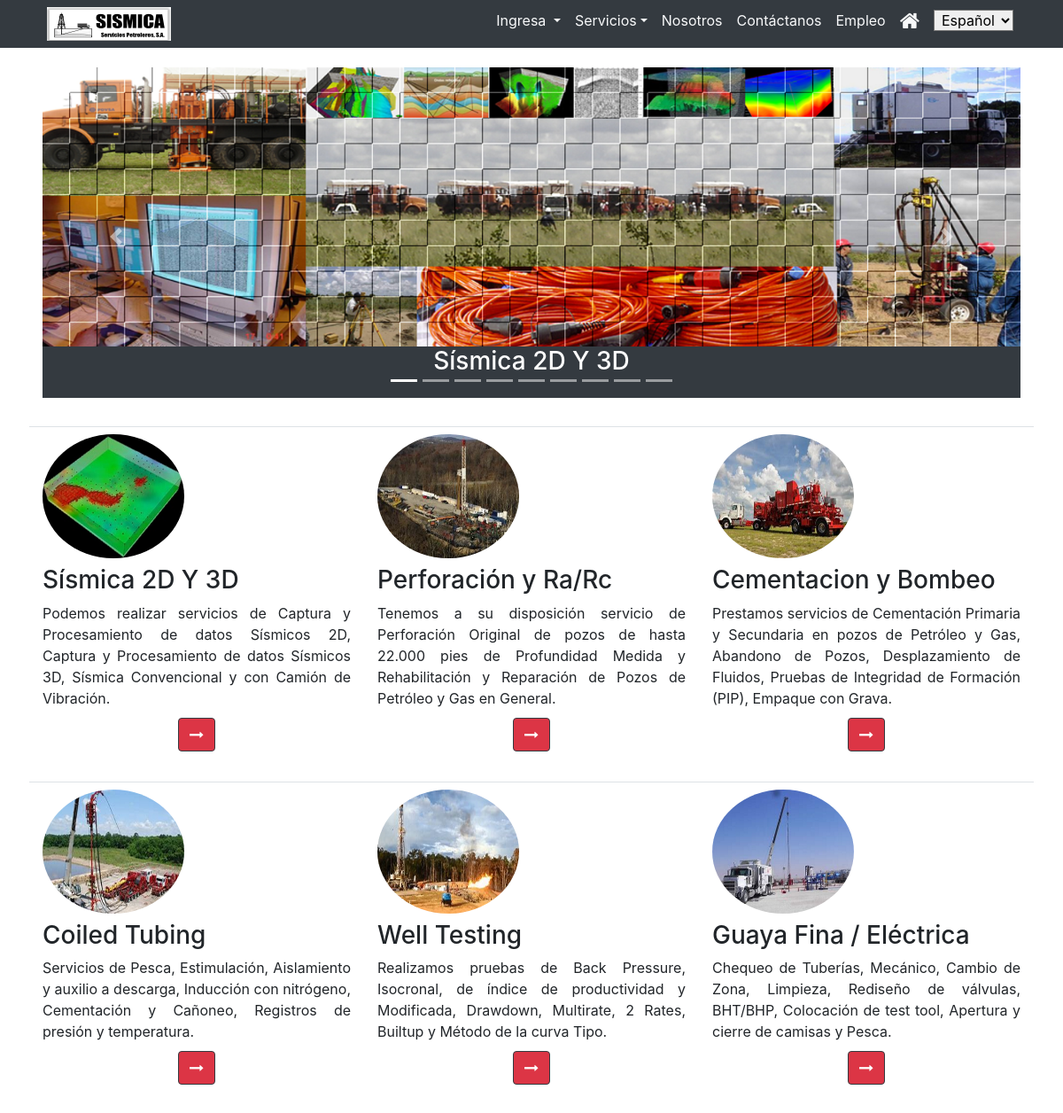
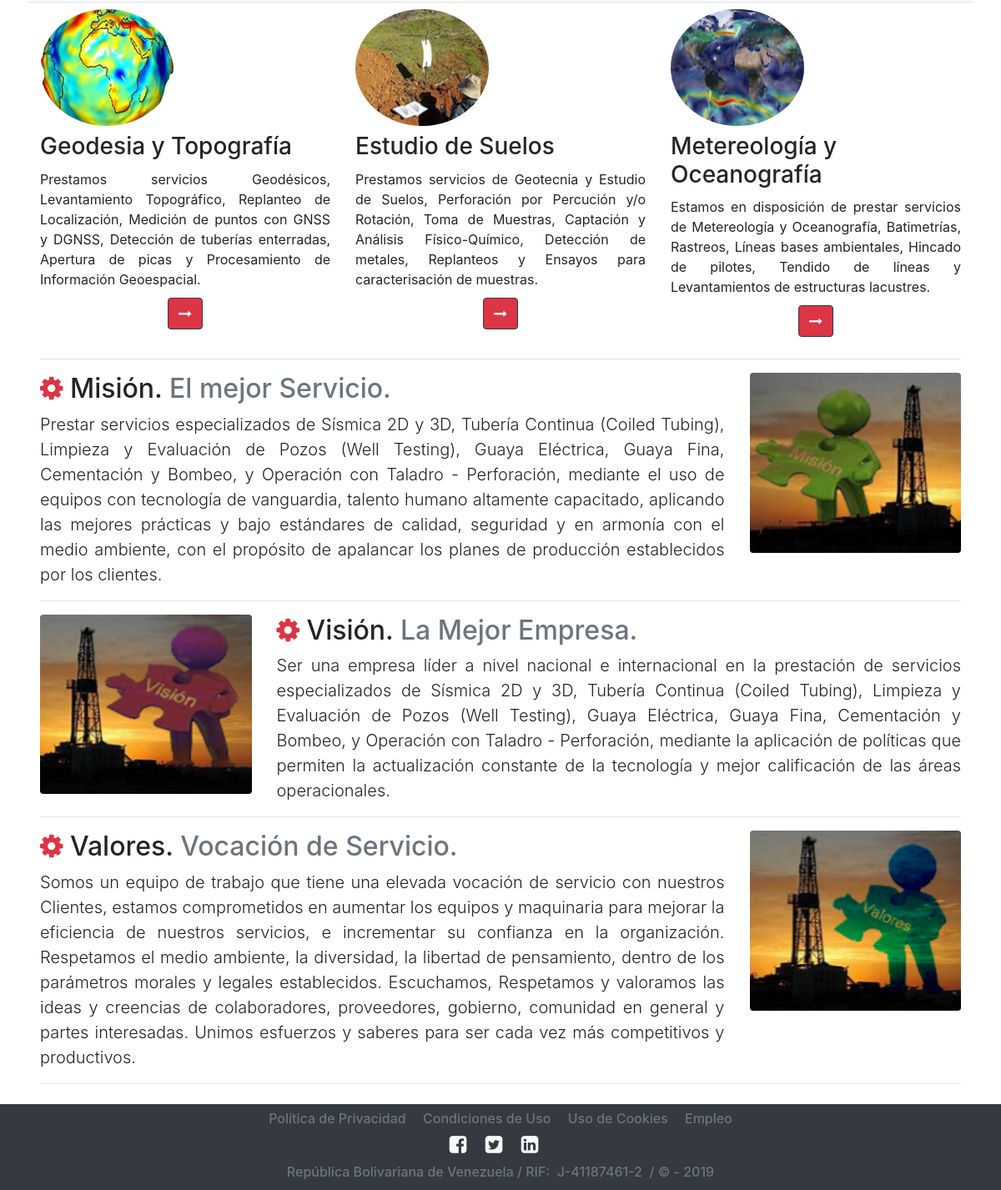
The page / on the database its author committed (2 pictures, top to bottom).
### tables this page shows
CREATE TABLE `portada` (
  `ID` int(11) NOT NULL,
  `IDIOMA` varchar(30) NOT NULL,
  `TIPO` varchar(100) NOT NULL,
  `NOMBRE` text NOT NULL,
  `DESCRIPCION` text NOT NULL,
  `FOTO` varchar(200) NOT NULL,
  `DESCRIPCION_CORTA` text NOT NULL,
  `FOTO_CARRUSEL` varchar(200) NOT NULL
);

### php_require/nav_index.php (the view, shortened to what this page needs)
<?php
	if(isset($_GET['lang'])){
		require("php_require/conexion.php");
		$lang=mysqli_real_escape_string($conexion, $_GET['lang']);
		mysqli_close($conexion);
	}else{
		$lang='Español';
	}
?>
<nav class="navbar navbar-expand-md navbar-dark bg-dark fixed-top py-0 px-5 my-0">
	<a class="navbar-text" style="width: 150px" href="index.php">
		<div id="amazingslider-wrapper-1" style="max-width:140px;height: 38px; margin:0px auto 0px;border:#000 0px solid; overflow:hidden; background-color:transparent">
			<div id="amazingslider-1" style="margin:0 auto;">
			</div>
		</div>
	</a>
	<?php
	if($lang=="Ruso"){
	?>
		<button class="navbar-toggler" type="button" data-toggle="collapse" data-target="#navbarsExample04" aria-controls="navbarsExample04" aria-expanded="false" aria-label="Toggle navigation">
			<span class="navbar-toggler-icon"></span>
		</button>
		<div class="collapse navbar-collapse" id="navbarsExample04">
			<ul class="navbar-nav ml-auto">
				<li class="nav-item dropdown">
					<a class="nav-link dropdown-toggle text-light" href="" id="dropdown04" data-toggle="dropdown" aria-haspopup="true" aria-expanded="false" title="Наши услуги">Услуги</a>
					<div class="dropdown-menu p-3 bg-dark" style="width: 300px;" aria-labelledby="dropdown04">
						<?php
							require("php_require/conexion.php");
							$consulta="SELECT `NOMBRE` FROM `portada` WHERE `TIPO`='SERVICIO' AND `IDIOMA`='$lang' ORDER BY `NOMBRE`";
							$resultados=mysqli_query($conexion,$consulta);
							while(($fila=mysqli_fetch_array($resultados))==true){
								echo "
									<a class='d-block text-light py-2 border-danger border-bottom' href='servicios.php?lang=Ruso&nombre=" . $fila['NOMBRE'] . "'><span class='text-muted fa fa-cog fa-spin'></span> " . $fila['NOMBRE'] . "</a>
								";
							}
							mysqli_close($conexion);
						?>
					</div>
				</li>
				<li class="nav-item"><a class="nav-link text-light" href="nosotros.php?lang=Ruso" title="Наша компания">Нам</a></li>
				<li class="nav-item"><a class="nav-link text-light" href="form_contactanos.php?lang=Ruso" title="Оставьте нам свои комментарии">Свяжитесь с нами</a></li>
				<!-- COMENTADO MIENTRAS SE DEFINEN LOS CARGOS EN TODOS LOS IDIOMAS
				<li class="nav-item"><a class="nav-link text-light" href="form_empleo.php" title="Registra tu Curriculum">Empleo</a></li>
				-->
				<li class="nav-item h4"><a class="nav-link text-light fa fa-home" href="index.php?lang=Ruso" title="Дома"></a></li>
				<li class="nav-item"><b class="nav-link">
					<form method="get" id="changelang" name="changelang">
						<select class="rounded-0 px-1" onchange="document.changelang.submit()" name="lang" id="lang">
							<option value="Ruso">русский</option>
							<option value="Español">испанский</option>
							<option value="Ingles">английский</option>
						</select>
					</form>
				</b></li>
			</ul>
		</div>
	<?php
	}else{
	?>
		<div class="collapse navbar-collapse" id="navbarsExample04">
			<ul class="navbar-nav ml-auto">
				<li class="nav-item dropdown">
					<a class="nav-link dropdown-toggle text-light" href="" id="dropdown05" data-toggle="dropdown" aria-haspopup="true" aria-expanded="false" title="Autenticación para trabajadores">
						Ingresa
					</a>
				</li>
				<li class="nav-item dropdown">
					<a class="nav-link dropdown-toggle text-light" href="" id="dropdown04" data-toggle="dropdown" aria-haspopup="true" aria-expanded="false" title="Nuestros Servicios">Servicios</a>
				</li>
				<li class="nav-item"><a class="nav-link text-light" href="nosotros.php?lang=Español" title="Nuestra empresa">Nosotros</a></li>
				<li class="nav-item"><a class="nav-link text-light" href="form_contactanos.php?lang=Español" title="Déjanos tus comentarios">Contáctanos</a></li>
				<li class="nav-item"><a class="nav-link text-light" href="form_empleo.php?lang=Español" title="Registra tu Curriculum">Empleo</a></li>
				<li class="nav-item h4"><a class="nav-link text-light fa fa-home" href="index.php?lang=Español" title="Inicio"></a></li>
				<li class="nav-item"><b class="nav-link">
					<form method="get" id="changelang" name="changelang">
						<select class="rounded-0 px-1" onchange="document.changelang.submit()" name="lang" id="lang">
							<option value="Español">Español</option>
						</select>
					</form>
				</b></li>
			</ul>
		</div>
	<?php
	}
	?>
</nav>

### php_require/featurette.php (shortened to what this page needs)
<hr class="featurette-divider">
<div class="row featurette">
	<div class="col-md-9">
		<?php
			require("php_require/conexion.php");
			$consulta="SELECT `NOMBRE` FROM `portada` WHERE `TIPO`='MISION' AND `IDIOMA`='$lang'";
			$resultados=mysqli_query($conexion,$consulta);
			$fila=mysqli_fetch_array($resultados);
			echo $fila['NOMBRE'];
		?>
		<?php
			require("php_require/conexion.php");
			$consulta="SELECT `DESCRIPCION` FROM `portada` WHERE `TIPO`='MISION' AND `IDIOMA`='$lang'";
			$resultados=mysqli_query($conexion,$consulta);
			$fila=mysqli_fetch_array($resultados);
			echo $fila['DESCRIPCION'];
		?>
	</div>
	<div class="col-md-3">
		<img class="featurette-image img-fluid rounded w-100" src="img/<?php require("php_require/conexion.php"); $consulta="SELECT `FOTO` FROM `portada` WHERE `TIPO`='MISION' AND `IDIOMA`='$lang'"; $resultados=mysqli_query($conexion,$consulta); $fila=mysqli_fetch_array($resultados); echo $fila['FOTO']; mysqli_close($conexion); ?>" alt="Misión">
	</div>
</div>
<hr class="featurette-divider">
<div class="row featurette">
	<div class="col-md-9 order-md-2">
		<?php
			require("php_require/conexion.php");
			$consulta="SELECT `NOMBRE` FROM `portada` WHERE `TIPO`='VISION' AND `IDIOMA`='$lang'";
			$resultados=mysqli_query($conexion,$consulta);
			$fila=mysqli_fetch_array($resultados);
			echo $fila['NOMBRE'];
		?>
		<?php
			require("php_require/conexion.php");
			$consulta="SELECT `DESCRIPCION` FROM `portada` WHERE `TIPO`='VISION' AND `IDIOMA`='$lang'";
			$resultados=mysqli_query($conexion,$consulta);
			$fila=mysqli_fetch_array($resultados);
			echo $fila['DESCRIPCION'];
		?>
	</div>
	<div class="col-md-3 order-md-1">
		<img class="featurette-image img-fluid rounded w-100" src="img/<?php require("php_require/conexion.php"); $consulta="SELECT `FOTO` FROM `portada` WHERE `TIPO`='VISION' AND `IDIOMA`='$lang'"; $resultados=mysqli_query($conexion,$consulta); $fila=mysqli_fetch_array($resultados); echo $fila['FOTO']; mysqli_close($conexion); ?>" alt="Visión">
	</div>
</div>
<hr class="featurette-divider">
<div class="row featurette">
	<div class="col-md-9">
		<?php
			require("php_require/conexion.php");
			$consulta="SELECT `NOMBRE` FROM `portada` WHERE `TIPO`='VALORES' AND `IDIOMA`='$lang'";
			$resultados=mysqli_query($conexion,$consulta);
			$fila=mysqli_fetch_array($resultados);
			echo $fila['NOMBRE'];
		?>
		<?php
			require("php_require/conexion.php");
			$consulta="SELECT `DESCRIPCION` FROM `portada` WHERE `TIPO`='VALORES' AND `IDIOMA`='$lang'";
			$resultados=mysqli_query($conexion,$consulta);
			$fila=mysqli_fetch_array($resultados);
			echo $fila['DESCRIPCION'];
		?>
	</div>
	<div class="col-md-3">
		<img class="featurette-image img-fluid rounded w-100" src="img/<?php require("php_require/conexion.php"); $consulta="SELECT `FOTO` FROM `portada` WHERE `TIPO`='VALORES' AND `IDIOMA`='$lang'"; $resultados=mysqli_query($conexion,$consulta); $fila=mysqli_fetch_array($resultados); echo $fila['FOTO']; mysqli_close($conexion); ?>" alt="Valores">
	</div>
</div>
<hr class="featurette-divider">

### php_require/footer.php (shortened to what this page needs)
<footer id="footer_con_ajuste" class="bg-dark pt-2 pb-1 px-5 my-0 fixed-bottom">
	<div class="row align-items-center justify-content-center">
		<div class="h6 d-inline text-center">
			<?php
				require("php_require/conexion.php");
				$consulta="SELECT `NOMBRE`, `DESCRIPCION` FROM `portada` WHERE `TIPO`='POLITICA DE PRIVACIDAD' AND `IDIOMA`='$lang'";
				$resultados=mysqli_query($conexion,$consulta);
				$fila=mysqli_fetch_array($resultados);
				$titulo_i=$fila['NOMBRE'];
			?>
			<a href="" class="text-muted mx-2" aria-hidden="true" title="<?php echo $titulo_i; ?>" data-toggle="modal" data-target="#modal_1"><?php echo $titulo_i; ?></a>
			<?php
				require("php_require/conexion.php");
				$consulta="SELECT `NOMBRE`, `DESCRIPCION` FROM `portada` WHERE `TIPO`='CONDICIONES DE USO' AND `IDIOMA`='$lang'";
				$resultados=mysqli_query($conexion,$consulta);
				$fila=mysqli_fetch_array($resultados);
				$titulo_i=$fila['NOMBRE'];
			?>
			<a href="" class="text-muted mx-2" aria-hidden="true" title="<?php echo $titulo_i; ?>" data-toggle="modal" data-target="#modal_2"><?php echo $titulo_i; ?></a>
			<?php
				require("php_require/conexion.php");
				$consulta="SELECT `NOMBRE`, `DESCRIPCION` FROM `portada` WHERE `TIPO`='USO DE COOKIES' AND `IDIOMA`='$lang'";
				$resultados=mysqli_query($conexion,$consulta);
				$fila=mysqli_fetch_array($resultados);
				$titulo_i=$fila['NOMBRE'];
			?>
			<a href="" class="text-muted mx-2" aria-hidden="true" title="<?php echo $titulo_i; ?>" data-toggle="modal" data-target="#modal_3"><?php echo $titulo_i; ?></a>
				<?php
					if($lang=="Español"){
				?>
				<a href="form_empleo.php" class="text-muted mx-2" aria-hidden="true" title="Trabaja con nosotros">Empleo</a>
				<?php
					}
				?>
		</div>
	</div>
	<div class="row justify-content-between align-items-center text-center">
		<div class="col text-center h4">
			<a href="http://www.facebook.com/
				<?php
					require("php_require/conexion.php");
					$consulta="SELECT `DESCRIPCION` FROM `portada` WHERE `TIPO`='FACEBOOK' AND `IDIOMA`='$lang'";
					$resultados=mysqli_query($conexion,$consulta);
					$fila=mysqli_fetch_array($resultados);
					echo $fila['DESCRIPCION'];
				?>
			" class="fa fa-facebook-square text-light  mr-3" aria-hidden="true" title="facebook"></a>
			<a href="http://www.twitter.com/
				<?php
					require("php_require/conexion.php");
					$consulta="SELECT `DESCRIPCION` FROM `portada` WHERE `TIPO`='TWITTER' AND `IDIOMA`='$lang'";
					$resultados=mysqli_query($conexion,$consulta);
					$fila=mysqli_fetch_array($resultados);
					echo $fila['DESCRIPCION'];
				?>
			" class="fa fa-twitter-square text-light mr-3" aria-hidden="true" title="twitter"></a>
			<a href="http://www.linkedin.com/
				<?php
					require("php_require/conexion.php");
					$consulta="SELECT `DESCRIPCION` FROM `portada` WHERE `TIPO`='LINKEDIN' AND `IDIOMA`='$lang'";
					$resultados=mysqli_query($conexion,$consulta);
					$fila=mysqli_fetch_array($resultados);
					echo $fila['DESCRIPCION'];
				?>
			" class="fa fa-linkedin-square text-light mr-3" aria-hidden="true" title="linkedin"></a>
		</div>
	</div>
	<div class="row align-items-center">
		<div class="col text-center">
			<p class="h6 text-muted">
				<?php
					if($lang=="Español"){
						echo "República Bolivariana de Venezuela / ";
					}else{
						echo "Venezuela / ";
					}
				?>
				RIF:&nbsp;
				<?php
					require("php_require/conexion.php");
					$consulta="SELECT `DESCRIPCION` FROM `portada` WHERE `TIPO`='RIF' AND `IDIOMA`='$lang'";
					$resultados=mysqli_query($conexion,$consulta);
					$fila=mysqli_fetch_array($resultados);
					echo $fila['DESCRIPCION'];
				?>
				&nbsp;/ © - 2019
			</p>
		</div>
	</div>
</footer>

### rows shown on the page
portada: NOMBRE "Misión. El mejor Servicio.", DESCRIPCION "Prestar servicios especializados de Sísmica 2D y 3D, Tubería Continua (Coiled Tubing), Limpieza y Evaluación de Pozos (Well Testing), Guaya Eléctrica, Guaya Fina, Cementación y Bombeo, y Operación con Taladro - Perforación, mediante el uso de equipos con tecnología de vanguardia, talento humano altamente capacitado, aplicando las mejores prácticas y bajo estándares de calidad, seguridad y en armonía con el medio ambiente, con el propósito de apalancar los planes de producción establecidos por los clientes.", FOTO (picture)
portada: NOMBRE "Visión. La Mejor Empresa.", DESCRIPCION "Ser una empresa líder a nivel nacional e internacional en la prestación de servicios especializados de Sísmica 2D y 3D, Tubería Continua (Coiled Tubing), Limpieza y Evaluación de Pozos (Well Testing), Guaya Eléctrica, Guaya Fina, Cementación y Bombeo, y Operación con Taladro - Perforación, mediante la aplicación de políticas que permiten la actualización constante de la tecnología y mejor calificación de las áreas operacionales.", FOTO (picture)
portada: NOMBRE "Valores. Vocación de Servicio.", DESCRIPCION "Somos un equipo de trabajo que tiene una elevada vocación de servicio con nuestros Clientes, estamos comprometidos en aumentar los equipos y maquinaria para mejorar la eficiencia de nuestros servicios, e incrementar su confianza en la organización. Respetamos el medio ambiente, la diversidad, la libertad de pensamiento, dentro de los parámetros morales y legales establecidos. Escuchamos, Respetamos y valoramos las ideas y creencias de colaboradores, proveedores, gobierno, comunidad en general y partes interesadas. Unimos esfuerzos y saberes para ser cada vez más competitivos y productivos.", FOTO (picture)
portada: DESCRIPCION "J-41187461-2"

### other values the page prints
$datos['NOMBRE'][0] "Sísmica 2D Y 3D"
$datos['NOMBRE'][$i] "Sísmica 2D Y 3D"
$datos['DESCRIPCION_CORTA'][$i] "Podemos realizar servicios de Captura y Procesamiento de datos Sísmicos 2D, Captura y Procesamiento de datos Sísmicos 3D, Sísmica Convencional y con Camión de Vibración."
$datos['NOMBRE'][$i+1] "Perforación y Ra/Rc"
$datos['DESCRIPCION_CORTA'][$i+1] "Tenemos a su disposición servicio de Perforación Original de pozos de hasta 22.000 pies de Profundidad Medida y Rehabilitación y Reparación de Pozos de Petróleo y Gas en General."
$datos['NOMBRE'][$i+2] "Cementacion y Bombeo"
$datos['DESCRIPCION_CORTA'][$i+2] "Prestamos servicios de Cementación Primaria y Secundaria en pozos de Petróleo y Gas, Abandono de Pozos, Desplazamiento de Fluidos, Pruebas de Integridad de Formación (PIP), Empaque con Grava."
$datos['NOMBRE'][$i] "Coiled Tubing"
$datos['DESCRIPCION_CORTA'][$i] "Servicios de Pesca, Estimulación, Aislamiento y auxilio a descarga, Inducción con nitrógeno, Cementación y Cañoneo, Registros de presión y temperatura."
$datos['NOMBRE'][$i+1] "Well Testing"
$datos['DESCRIPCION_CORTA'][$i+1] "Realizamos pruebas de Back Pressure, Isocronal, de índice de productividad y Modificada, Drawdown, Multirate, 2 Rates, Builtup y Método de la curva Tipo."
$datos['NOMBRE'][$i+2] "Guaya Fina / Eléctrica"
$datos['DESCRIPCION_CORTA'][$i+2] "Chequeo de Tuberías, Mecánico, Cambio de Zona, Limpieza, Rediseño de válvulas, BHT/BHP, Colocación de test tool, Apertura y cierre de camisas y Pesca."
$datos['NOMBRE'][$i] "Geodesia y Topografía"
$datos['NOMBRE'][$i+1] "Estudio de Suelos"
